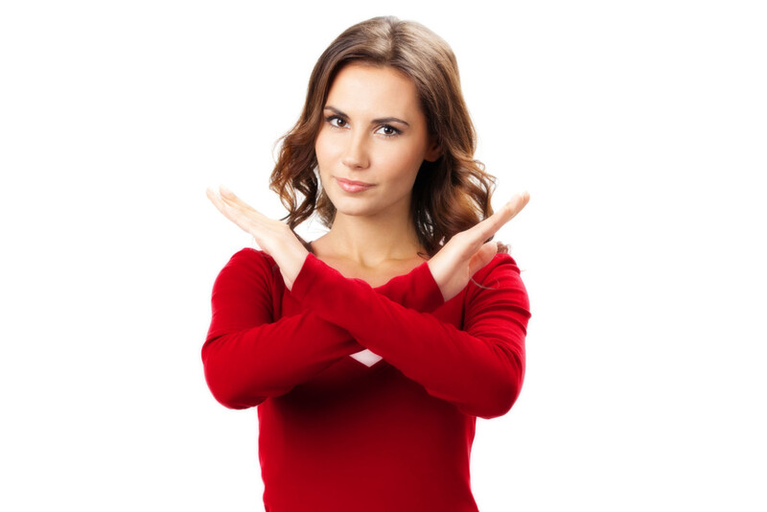
#> input picture config/pose_images/1.png, 767 x 512 px
$ python -i gui_tkinter.py   (imports and definitions only)
#> lines starting #> are read from the running program, lines starting #| are printed output that depends on the picture
import tkinter as tk
from tkinter import *
from tkinter.filedialog import askopenfilename
import PIL
from PIL import ImageTk, Image
import cv2
import math
from config import *
from web_cam_module import CanvasWebCam
import numpy as np


class TkinterGUI():

    def __init__(self):
        self.is_web_cam_input = False
        self.is_detected = False
        self.filepath = None
        self.determinator = DETERMINATOR

        self.img_array = None
        self.img_h = None
        self.img_w = None

        self.window = tk.Tk()
        self.window.title("Детектирование эмоционального состояния человека")
        self.window.geometry(str(WINDOW_HEIGHT)+"x"+str(WINDOW_WIDTH))
        self.window.resizable(0,0)

        self.label_path_to_file = tk.Label(text="Путь к файлу")
        self.label_preview = tk.Label(text="Предпросмотр")
        self.entry_path_to_file = tk.Entry(justify="left", width=70, state="readonly")

        self.bt_select = tk.Button(text="Выбрать", command=self.open_file)
        self.bt_switch_to_web_cam = tk.Button(text="Включить захват с камеры", command=self.switch_to_web_cam)
        self.bt_activate = tk.Button(text="Выполнить", command=self.detect)
        self.bt_save = tk.Button(text="Сохранить")

        self.canvas = tk.Canvas(self.window, width=IMG_WINDOW_WIDTH, height=IMG_WINDOW_HEIGHT)
        self.canvas.create_rectangle(0, 0, IMG_WINDOW_WIDTH, IMG_WINDOW_HEIGHT, fill='black')

        self.pack_and_place()

        self.canvas_web_cam = CanvasWebCam(self.window, self.canvas, 0)

    # [86 lines left out: functions pack_and_place, update_filepath, resize, open_file, load_img, update_img_window and 2 more, not called in this run]

    def run(self):
        self.window.mainloop()


# [1 line not run here, left out]

>>> import cv2
>>> picture = cv2.imread('config/pose_images/1.png', cv2.IMREAD_GRAYSCALE)
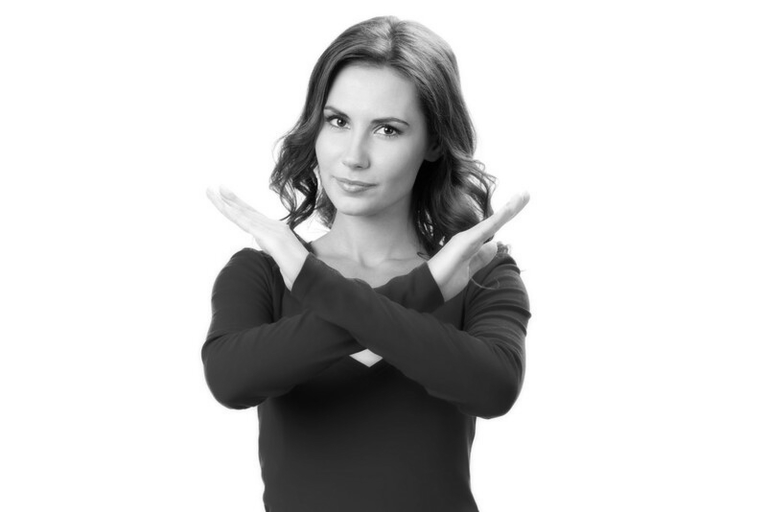
#> picture: shape (512, 767); min 0, max 255, mean 205.9
#> (the run stopped early here; a loop or call above may not have finished)
